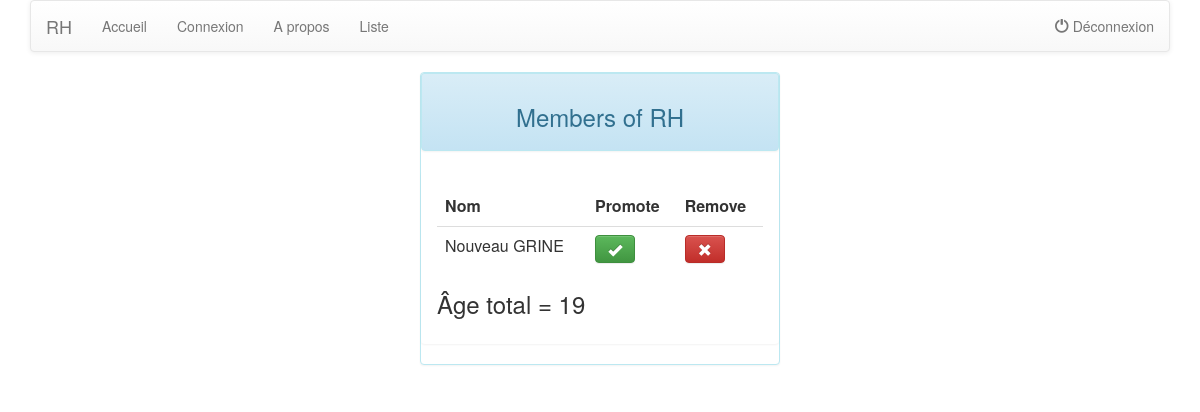
Before: /listUsers with the older database file.
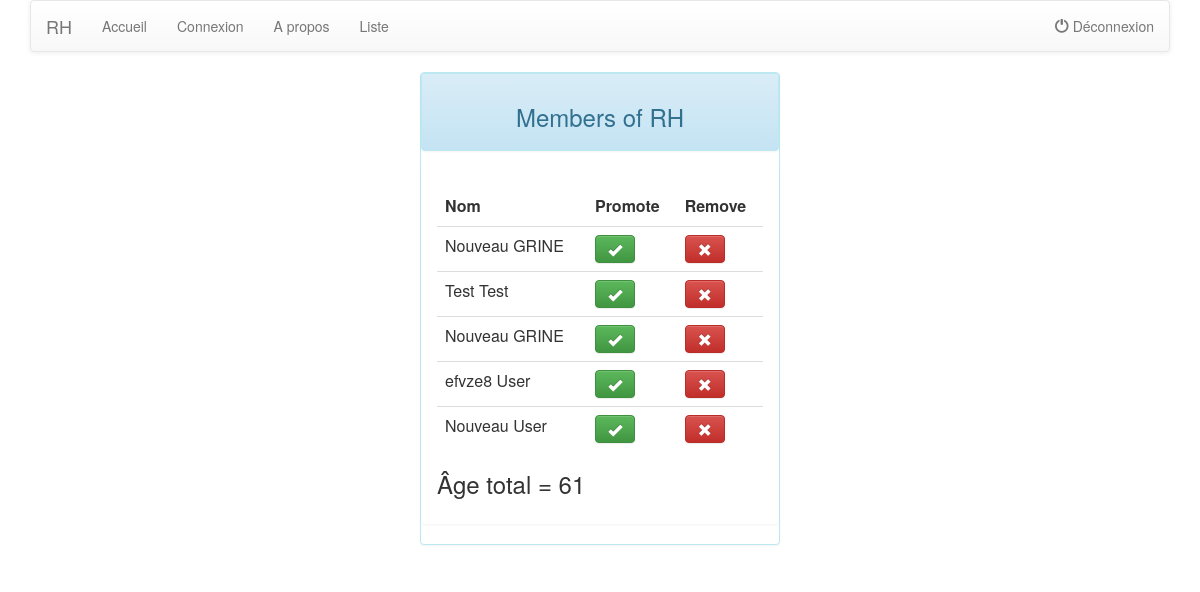
After: the same page with the newer database file.
### qa/models.py (models this page shows)
class Qa(models.Model):
    first = models.CharField(max_length=200)
    last = models.CharField(max_length=200)
    email = models.EmailField(max_length=100, default="")
    password = models.CharField(max_length=100, default="")
    age = models.IntegerField(max_length=3)

### qa/views.py (the view)
# urls.py: url(r'^listUsers', views.listUsers, name='listUsers'),
def listUsers(request):
    users = Qa.objects.all().order_by('id')
    total_age = 0
    for user in users:
        total_age = total_age + user.age
    context = {'users':users, 'total_age':total_age}
    return render(request, 'qa.html', context )

### qa/templates/qa.html
{% extends "base.html" %}
{% block content %}
<div class="panel panel-info">
	<div style="text-align: center" class="panel panel-heading">
		<h3>Members of RH</h3>
	</div>
	<div class="panel panel-body">
<table class="table table-hover">
<tr><th>Nom</th><th>Promote</th><th>Remove</th></tr>
	{% for user in users %}
    <tr>
    <td>
    {{ user.first }} {{ user.last }}</td>
    <td>
    <button class="btn btn-success"><span class="glyphicon glyphicon-ok"></span></button></td>
    <td>
    <button class="btn btn-danger"><span class="glyphicon glyphicon-remove"></span></button>
    </td></tr>
    {% endfor %}
</table>
<h3> Âge total =  {{ total_age }} </h3>
</div>
</div>
{% endblock %}

Changed rows visible on the page:
added Qa: first "Test", last "Test"
added Qa: first "Nouveau", last "GRINE"
added Qa: first "efvze8", last "User"
added Qa: first "Nouveau", last "User"
Other visible differences:
{{ total_age }}: "19" → "61"
